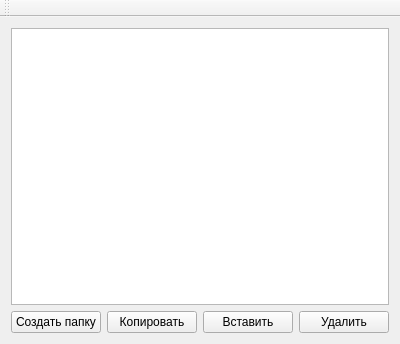
<?xml version="1.0" encoding="UTF-8"?>
<ui version="4.0">
 <class>MainWindow</class>
 <widget class="QMainWindow" name="MainWindow">
  <property name="geometry">
   <rect>
    <x>0</x>
    <y>0</y>
    <width>400</width>
    <height>344</height>
   </rect>
  </property>
  <property name="windowTitle">
   <string>MainWindow</string>
  </property>
  <widget class="QWidget" name="centralWidget">
   <layout class="QGridLayout" name="gridLayout">
    <item row="1" column="0">
     <layout class="QHBoxLayout" name="horizontalLayout">
      <item>
       <widget class="QPushButton" name="createButton">
        <property name="text">
         <string>Создать папку</string>
        </property>
       </widget>
      </item>
      <item>
       <widget class="QPushButton" name="copyButton">
        <property name="text">
         <string>Копировать</string>
        </property>
       </widget>
      </item>
      <item>
       <widget class="QPushButton" name="insertButton">
        <property name="text">
         <string>Вставить</string>
        </property>
       </widget>
      </item>
      <item>
       <widget class="QPushButton" name="deleteButton">
        <property name="text">
         <string>Удалить</string>
        </property>
       </widget>
      </item>
     </layout>
    </item>
    <item row="0" column="0">
     <widget class="QTreeView" name="treeView"/>
    </item>
   </layout>
  </widget>
  <widget class="QToolBar" name="mainToolBar">
   <attribute name="toolBarArea">
    <enum>TopToolBarArea</enum>
   </attribute>
   <attribute name="toolBarBreak">
    <bool>false</bool>
   </attribute>
  </widget>
 </widget>
 <layoutdefault spacing="6" margin="11"/>
 <resources/>
 <connections/>
</ui>
